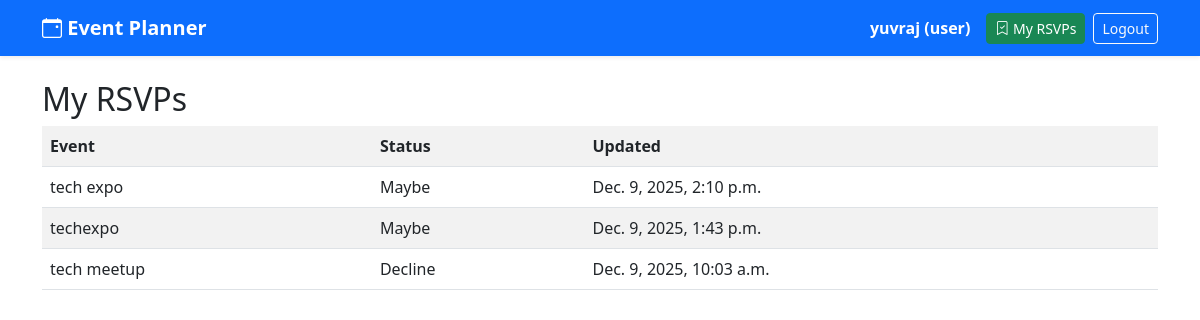
The page /rsvp/my/ (signed in) on the database its author committed.
### accounts/models.py (models this page shows)
class User(AbstractUser):
    ROLE_CHOICES = (
        ('admin', 'Admin'),
        ('user', 'User'),
    )
    role = models.CharField(max_length=10, choices=ROLE_CHOICES, default='user')
    def is_admin(self):
        return self.role == 'admin'

### rsvp/models.py (models this page shows, shortened)
class RSVP(models.Model):
    STATUS_CHOICES = (
        ('Going', 'Going'),
        ('Maybe', 'Maybe'),
        ('Decline', 'Decline'),
    )
    user = models.ForeignKey(settings.AUTH_USER_MODEL, on_delete=models.CASCADE, related_name='rsvps')
    event = models.ForeignKey(Event, on_delete=models.CASCADE, related_name='rsvps')
    status = models.CharField(max_length=10, choices=STATUS_CHOICES)
    updated_at = models.DateTimeField(auto_now=True)
    class Meta:
        unique_together = ('user', 'event')

### events/models.py (models this page shows, shortened)
class Event(models.Model):
    title = models.CharField(max_length=200)
    description = models.TextField()
    date = models.DateField()
    start_time = models.TimeField()
    end_time = models.TimeField()
    location = models.CharField(max_length=255)
    created_by = models.ForeignKey(settings.AUTH_USER_MODEL, on_delete=models.CASCADE, related_name='events')

### rsvp/views.py (the view)
# urls.py: path('my/', views.my_rsvps, name='my_rsvps'),
@login_required
def my_rsvps(request):
    rsvps = RSVP.objects.select_related('event').filter(user=request.user).order_by('-updated_at')
    return render(request, 'rsvp/my_rsvp.html', {'rsvps': rsvps})

### templates/rsvp/my_rsvp.html
{% extends 'base.html' %}
{% block content %}
<h2>My RSVPs</h2>
<table class="table table-striped">
    <tr>
        <th>Event</th>
        <th>Status</th>
        <th>Updated</th>
    </tr>
    {% for r in rsvps %}
    <tr>
        <td>{{ r.event.title }}</td>
        <td>{{ r.status }}</td>
        <td>{{ r.updated_at }}</td>
    </tr>
    {% empty %}
    <tr>
        <td colspan="3">No RSVP yet.</td>
    </tr>
    {% endfor %}
</table>
{% endblock %}

### templates/base.html (shortened to what this page needs)
<!DOCTYPE html>
<html>
<head>
   <link rel="stylesheet" href="https://cdn.jsdelivr.net/npm/bootstrap-icons@1.10.5/font/bootstrap-icons.css">
 <link href="https://cdn.jsdelivr.net/npm/bootstrap@5.3.0/dist/css/bootstrap.min.css" rel="stylesheet">
</head>
<body>
{% include 'navbar.html' %}
<div class="container mt-4">
    {% block content %}{% endblock %}
</div>
</body>
</html>

### templates/navbar.html (shortened to what this page needs)
<nav class="navbar navbar-expand-lg navbar-dark bg-primary shadow-sm">
    <div class="container">
        <a class="navbar-brand fw-bold" href="{% url 'event_list' %}">
            <i class="bi bi-calendar-event"></i> Event Planner
        </a>
        <div class="collapse navbar-collapse" id="navbarNav">
            <ul class="navbar-nav ms-auto align-items-center">
                {% if user.is_authenticated %}
                    <li class="nav-item me-3 text-white fw-semibold">
                        {{ user.username }} ({{ user.role }})
                    </li>
                    <li class="nav-item">
                        <a href="{% url 'my_rsvps' %}" class="btn btn-success btn-sm me-2">
                            <i class="bi bi-bookmark-check"></i> My RSVPs
                        </a>
                    </li>
                    <li class="nav-item">
                        <a href="{% url 'logout' %}" class="btn btn-outline-light btn-sm">
                            Logout
                        </a>
                    </li>
                {% endif %}
            </ul>
        </div>
    </div>
</nav>

### rows shown on the page
User: username "yuvraj", role "user"
RSVP: event "tech expo", status "Maybe", updated_at "Dec. 9, 2025, 2:10 p.m."
RSVP: event "techexpo", status "Maybe", updated_at "Dec. 9, 2025, 1:43 p.m."
RSVP: event "tech meetup", status "Decline", updated_at "Dec. 9, 2025, 10:03 a.m."
